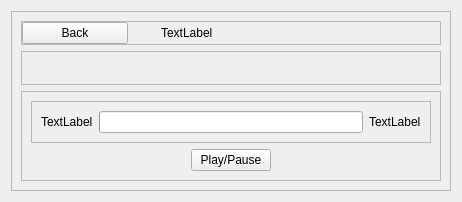
      <widget class="QWidget" name="page_2">
       <layout class="QVBoxLayout" name="verticalLayout_8">
        <item>
         <widget class="QFrame" name="frame_4">
          <property name="frameShape">
           <enum>QFrame::StyledPanel</enum>
          </property>
          <property name="frameShadow">
           <enum>QFrame::Raised</enum>
          </property>
          <layout class="QVBoxLayout" name="verticalLayout_9">
           <item>
            <widget class="QFrame" name="frame_5">
             <property name="maximumSize">
              <size>
               <width>16777215</width>
               <height>50</height>
              </size>
             </property>
             <property name="frameShape">
              <enum>QFrame::StyledPanel</enum>
             </property>
             <property name="frameShadow">
              <enum>QFrame::Raised</enum>
             </property>
             <layout class="QHBoxLayout" name="horizontalLayout_6">
              <property name="leftMargin">
               <number>0</number>
              </property>
              <property name="topMargin">
               <number>0</number>
              </property>
              <property name="rightMargin">
               <number>200</number>
              </property>
              <property name="bottomMargin">
               <number>0</number>
              </property>
              <item>
               <widget class="QPushButton" name="btnBack">
                <property name="maximumSize">
                 <size>
                  <width>150</width>
                  <height>16777215</height>
                 </size>
                </property>
                <property name="text">
                 <string>Back</string>
                </property>
               </widget>
              </item>
              <item alignment="Qt::AlignHCenter">
               <widget class="QLabel" name="lblListenHeader">
                <property name="styleSheet">
                 <string notr="true">font: 18pt &quot;Arial&quot;;</string>
                </property>
                <property name="text">
                 <string>TextLabel</string>
                </property>
               </widget>
              </item>
             </layout>
            </widget>
           </item>
           <item>
            <widget class="QFrame" name="frame_6">
             <property name="frameShape">
              <enum>QFrame::StyledPanel</enum>
             </property>
             <property name="frameShadow">
              <enum>QFrame::Raised</enum>
             </property>
             <layout class="QVBoxLayout" name="verticalLayout_11">
              <item alignment="Qt::AlignHCenter">
               <widget class="QLabel" name="lblMediaIcon">
                <property name="minimumSize">
                 <size>
                  <width>400</width>
                  <height>0</height>
                 </size>
                </property>
                <property name="maximumSize">
                 <size>
                  <width>16777215</width>
                  <height>450</height>
                 </size>
                </property>
                <property name="text">
                 <string/>
                </property>
                <property name="scaledContents">
                 <bool>true</bool>
                </property>
               </widget>
              </item>
             </layout>
            </widget>
           </item>
           <item>
            <widget class="QFrame" name="frame_7">
             <property name="maximumSize">
              <size>
               <width>16777215</width>
               <height>100</height>
              </size>
             </property>
             <property name="frameShape">
              <enum>QFrame::StyledPanel</enum>
             </property>
             <property name="frameShadow">
              <enum>QFrame::Raised</enum>
             </property>
             <layout class="QVBoxLayout" name="verticalLayout_12">
              <item>
               <widget class="QFrame" name="frame_8">
                <property name="frameShape">
                 <enum>QFrame::StyledPanel</enum>
                </property>
                <property name="frameShadow">
                 <enum>QFrame::Raised</enum>
                </property>
                <layout class="QHBoxLayout" name="horizontalLayout_5">
                 <item>
                  <widget class="QLabel" name="lblRunningTime">
                   <property name="text">
                    <string>TextLabel</string>
                   </property>
                  </widget>
                 </item>
                 <item>
                  <widget class="QProgressBar" name="progressBar">
                   <property name="font">
                    <font>
                     <weight>9</weight>
                     <italic>false</italic>
                     <bold>false</bold>
                    </font>
                   </property>
                   <property name="value">
                    <number>0</number>
                   </property>
                   <property name="textVisible">
                    <bool>false</bool>
                   </property>
                  </widget>
                 </item>
                 <item>
                  <widget class="QLabel" name="lblTotalTime">
                   <property name="text">
                    <string>TextLabel</string>
                   </property>
                  </widget>
                 </item>
                </layout>
               </widget>
              </item>
              <item alignment="Qt::AlignHCenter">
               <widget class="QPushButton" name="btnPlayPause">
                <property name="text">
                 <string>Play/Pause</string>
                </property>
                <property name="iconSize">
                 <size>
                  <width>50</width>
                  <height>50</height>
                 </size>
                </property>
                <property name="autoDefault">
                 <bool>false</bool>
                </property>
                <property name="default">
                 <bool>false</bool>
                </property>
                <property name="flat">
                 <bool>false</bool>
                </property>
               </widget>
              </item>
             </layout>
            </widget>
           </item>
          </layout>
         </widget>
        </item>
       </layout>
      </widget>
